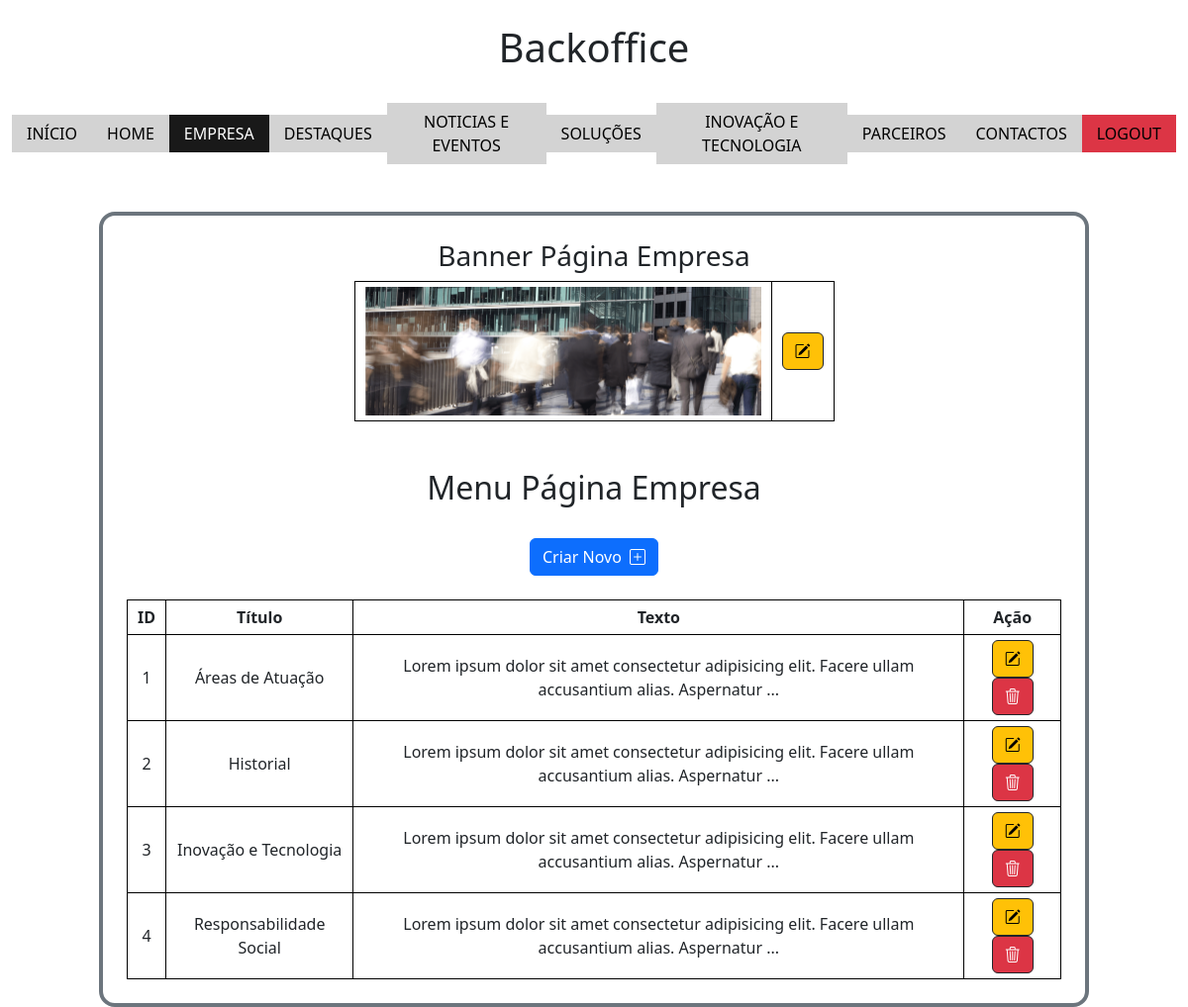
/backoffice/empresa.php (signed in), run on the app's committed database.
### tables this page shows
CREATE TABLE `banners` (
  `id` int(11) NOT NULL,
  `imagem` varchar(5000) NOT NULL,
  `menu` varchar(100) NOT NULL
);

CREATE TABLE `empresa` (
  `id` int(11) NOT NULL,
  `titulo` varchar(1000) NOT NULL,
  `texto` text NOT NULL
);

### backoffice/empresa.php (called while the page is built)
<?php
$menu_atual = "empresa";
require_once "components/header.php";
require_once "views/empresa_view.php";
require_once "components/footer.php";
?>

### helpers/base_dados_helper.php (called while the page is built, shortened)
<?php
$bd = [
  "host" => "localhost",
  "dbname" => "comunicacoes_bd",
  "user" => "root",
  "pass" => "",
];
$pdo = new PDO("mysql:host=$bd[host];dbname=$bd[dbname];charset=utf8mb4;", "$bd[user]", "$bd[pass]");
$pdo->setAttribute(PDO::ATTR_EMULATE_PREPARES, false);
function select_sql($sql, $parametros = []){
  global $pdo;
  $consulta = $pdo->prepare($sql);
  $consulta->execute($parametros);
  $resultado = $consulta->fetchAll(PDO::FETCH_ASSOC);
  return $resultado;
}
function select_sql_unico($sql, $parametros = []){
  global $pdo;
  $consulta = $pdo->prepare($sql);
  $consulta->execute($parametros);
  $resultado = $consulta->fetch(PDO::FETCH_ASSOC);
  return $resultado;
}
?>

### helpers/empresa_helper.php (called while the page is built, shortened)
<?php
function get_lista_empresa(){
  $resultado = select_sql("SELECT * FROM empresa");
  return $resultado;
}
?>

### helpers/extras_helper.php (called while the page is built)
<?php
function abreviar($texto, $caracteres){
  $resultado = substr(strip_tags($texto), 0, $caracteres);
  return $resultado . "...";
}
?>

### backoffice/views/empresa_view.php (the view, shortened to what this page needs)
<?php
$lista_empresa = get_lista_empresa();
$banner = select_sql_unico("SELECT * FROM banners WHERE menu='$menu_atual'");
?>
  <main class="container-fluid">
    <div class="row">
      <div class="col-11 col-sm-10 m-auto mt-4 border border-4 border-secondary rounded-4 p-4">
        <h3>Banner Página Empresa</h3>
        <table>
          <tr>
            <td><img src="<?= $banner["imagem"] ?>" alt="<?= $banner["imagem"] ?>" width="400"></td>
            <td><a href="banner_editar.php?menu=<?= $banner["menu"] ?>" class="btn btn-warning border border-1 border-dark"><i class="bi bi-pencil-square"></i></a></td>
          </tr>
        </table>
        <br><br>
        <h2>Menu Página Empresa</h2>
        <br>
        <a href="empresa_criar_novo.php" class="btn btn-primary">Criar Novo <i class="ps-1 bi bi-plus-square"></i></a>
        <br><br>
        <table>
          <tr>
            <th>ID</th>
            <th>Título</th>
            <th>Texto</th>
            <th>Ação</th>
          </tr>
          <?php  foreach($lista_empresa as $e):?>
            <tr>
              <td><?= $e["id"] ?></td>
              <td><?= $e["titulo"] ?></td>
              <td><?= abreviar($e["texto"], 100) ?></td>
              <td>
                <a href="empresa_editar.php?id=<?= $e["id"] ?>" class="btn btn-warning border border-1 border-dark"><i class="bi bi-pencil-square"></i></a>
                <a href="empresa_apagar.php?id=<?= $e["id"] ?>" class="btn btn-danger border border-1 border-dark"><i class="bi bi-trash3"></i></a>
              </td>
            </tr>
          <?php  endforeach ?>
        </table>
      </div>
    </div>
  </main>

### backoffice/css/backoffice.css (style rules this page uses)
body { text-align: center; }
table, th, td { border: 1px solid black; border-collapse: collapse; margin: auto; }
td, th { padding: 5px 10px; }

### data on the page
banners: imagem (picture)
empresa: id "1", titulo "Áreas de Atuação", texto "Lorem ipsum dolor sit amet consectetur adipisicing elit. Facere ullam accusantium alias. Aspernatur ..."
empresa: id "2", titulo "Historial", texto "Lorem ipsum dolor sit amet consectetur adipisicing elit. Facere ullam accusantium alias. Aspernatur ..."
empresa: id "3", titulo "Inovação e Tecnologia", texto "Lorem ipsum dolor sit amet consectetur adipisicing elit. Facere ullam accusantium alias. Aspernatur ..."
empresa: id "4", titulo "Responsabilidade Social", texto "Lorem ipsum dolor sit amet consectetur adipisicing elit. Facere ullam accusantium alias. Aspernatur ..."
